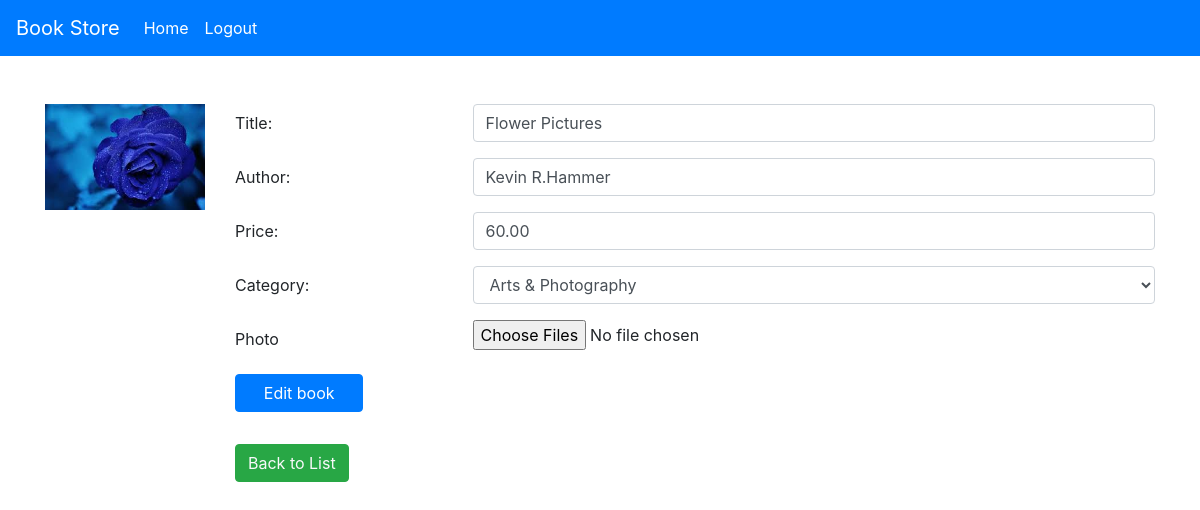
The page /Admin/Edit/index.php?id=2 (signed in) on the database its author committed.
### tables this page shows
CREATE TABLE `books` (
  `id` int(11) NOT NULL,
  `category` int(11) NOT NULL,
  `title` varchar(150) NOT NULL,
  `author` varchar(200) NOT NULL,
  `price` decimal(10,2) NOT NULL,
  `Cover` varchar(255) DEFAULT NULL
);

### Helper/Helper.php (called while the page is built, shortened)
<?php
    require 'BookModel.php';
    require 'CategoryModel.php';
    class DataBaseManger {
        var $servername = "localhost";
        var $username = "root";
        var $password_ = "";
        var $db = "route_bookstore";
        var $conn;
        function __construct(){
            $this->conn =  new mysqli($this->servername,$this->username,$this->password_,$this->db);
        }
        function getBookbyID($id){
            $query = "select b.id,b.author,b.title,b.price,bc.category,b.Cover
            from books b, book_category bc
            where b.category = bc.id and b.id =".$id;
            if($this->conn){
                $result = mysqli_query($this->conn,$query);
                if (mysqli_num_rows($result) > 0) {
                    while($row = mysqli_fetch_assoc($result)){
                        $book = new Book($row["title"],$row["author"],$row["category"],$row["price"],$row["Cover"]);
                        $book->setID($row["id"]);
                    }
                }
            }
            return $book;
        }
        function GetAllCategories(){
            $query = "select * from book_category order by id ASC";
            $categories = [];
            if($this->conn){
                $result = mysqli_query($this->conn,$query);
                if (mysqli_num_rows($result) > 0) {
                    while($row = mysqli_fetch_assoc($result)){
                        $cat = new Category($row["Category"],$row["id"]);
                        array_push($categories,$cat);
                    }
                }
            }
            return $categories;
        }
    }
?>

### Helper/BookModel.php (called while the page is built, shortened)
<?php
    class Book {
        function __construct($title,$author,$category,$price,$photo)
        {
            $this->title = $title;
            $this->author = $author;
            $this->category = $category;
            $this->price = $price;
            $this->photo = $photo;
        }
    }
?>

### Helper/CategoryModel.php (called while the page is built, shortened)
<?php
    class Category {
        function __construct($name,$id)
        {
            $this->categoryName = $name;
            $this->id = $id;
        }
    }
?>

### Admin/Edit/Index.php (the view, shortened to what this page needs)
<?php
    require '../../Helper/Helper.php';
    if(isset($_SESSION["username"]) || isset($_COOKIE["username"])){
       $dbm = new DataBaseManger();
       if(isset($_GET["id"])){
        $id = $_GET["id"];
    }
      $book = $dbm->getBookbyID($id);
      $Cats = $dbm->GetAllCategories();
    }else{
        Header("Location: Login");
    }
?>
<!doctype html>
<html lang="en">
<head>
    <link rel="stylesheet" href="../styles/bootstrap.min.css" >
    <link rel="stylesheet" href="../styles/style.css" />
</head>
<body>
    <nav class="navbar navbar-expand-sm navbar-dark bg-primary">
        <a class="navbar-brand" href="#">Book Store</a>
        <div class="collapse navbar-collapse" id="collapsibleNavId">
            <ul class="navbar-nav mr-auto mt-2 mt-lg-0">
                <li class="nav-item active">
                    <a class="nav-link" href="#">Home <span class="sr-only">(current)</span></a>
                </li>
                <li class="nav-item active">
                    <a class="nav-link" href="../../Logout.php">Logout</span></a>
                </li>
            </ul>
        </div>
    </nav>
    <div class="container py-5" >
        <div class="row">
            <div class="col-md-2">
                <img src="<?php echo"http://".$_SERVER["HTTP_HOST"]."/BookstorePhp/Helper".$book->photo;?>" class="img-fluid" alt="<?php echo $book->title?>">
            </div>
            <div class="col-md-10">
                <form method="POST" action="edit.php" enctype="multipart/form-data">
                    <div class="form-group row">
                        <label class="col-sm-3 col-form-label">Title: </label>
                        <div class="col-md-9">
                            <input name="title" id="title" type="text" value="<?php echo $book->title;?>" class="form-control" />
                        </div>
                    </div>
                    <div class="form-group row">
                        <label class="col-sm-3 col-form-label">Author: </label>
                        <div class="col-md-9">
                            <input name="author" id="author" type="text" value="<?php echo $book->author;?>" class="form-control" />
                        </div>
                    </div>
                    <div class="form-group row">
                        <label class="col-sm-3 col-form-label">Price: </label>
                        <div class="col-md-9">
                            <input name="price" id="price" type="text" value="<?php echo $book->price;?>" class="form-control" />
                        </div>
                    </div>
                    <div class="form-group row">
                        <label class="col-sm-3 col-form-label">Category: </label>
                        <div class="col-md-9">
                            <select name="category" id="category" class="form-control">
                                <?php
                                    foreach($Cats as $cat){
                                        if($cat->categoryName == $book->category){
                                        echo '<option value="'.$cat->id.'" selected>'.$cat->categoryName.'</option>';
                                        }else{
                                            echo '<option value="'.$cat->id.'">'.$cat->categoryName.'</option>';
                                        }
                                    }
                                ?>
                            </select>
                        </div>
                    </div>
                    <div class="form-group row">
                        <label class="col-sm-3 col-form-label">Photo</label>
                        <div class="col-md-9">
                            <input type="file" multiple accept='image/*' class="form-control-file" id="photo" name="photo">
                        </div>
                    </div>
                    <div class="form-group row">
                        <div class="col-md-2">
                            <input type="submit" value="Edit book" class="btn btn-primary"/>
                        </div>
                    </div>
                </form>
                <div class="py-3 row">
                    <div class="col-md-2">
                        <a href="../index.php" class="btn btn-success text-light">Back to List </a>
                    </div>
                </div>
            </div>
        </div>
    </div>
</body>
</html>

### Admin/styles/style.css (style rules this page uses)
input[type="submit"] { width: 100%; }

### rows shown on the page
books: Cover (picture), title "Flower Pictures", author "Kevin R.Hammer", price "60.00"

### other values the page prints
form field category "Arts & Photography"
